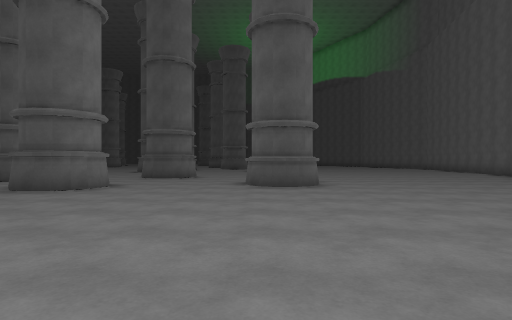
View 1 (above)

22 first-person views from a walk through a 3-D level made in the Unity game engine. The camera is 1.2 m above the floor, looks level and sees 80° across. The floor is counted in squares, 2 m on a side. Each view is taken from the middle of a square. On the plan, view 1 faces up. The plan holds only what a view shows up to about 9 squares ahead; the rest is blank. The place goes on beyond the plan. Surface patterns are stand-ins for the level's own textures.

View 2
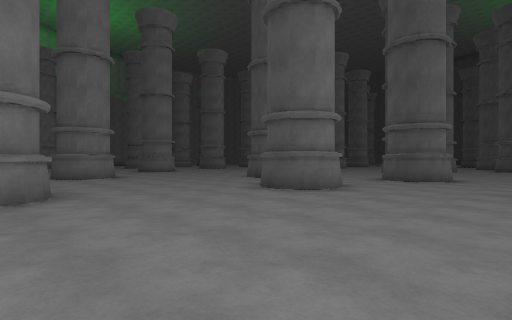

View 3
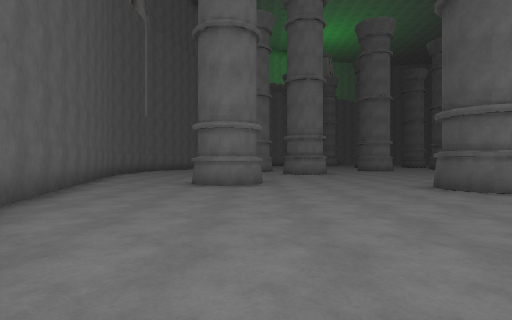

View 4
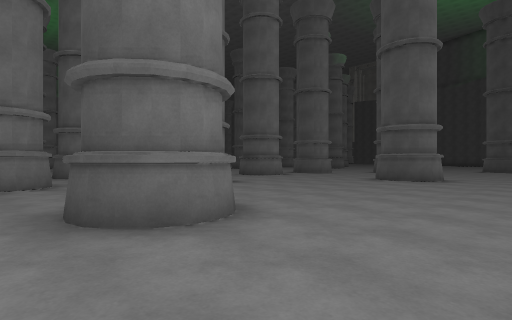

View 5
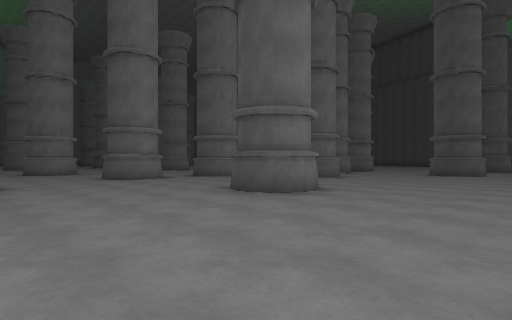

View 6
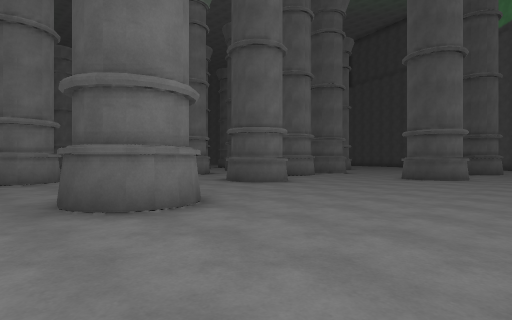

View 7
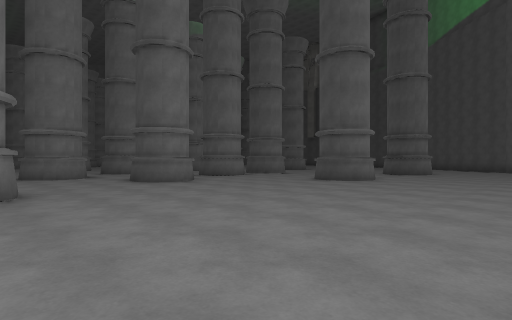

View 8
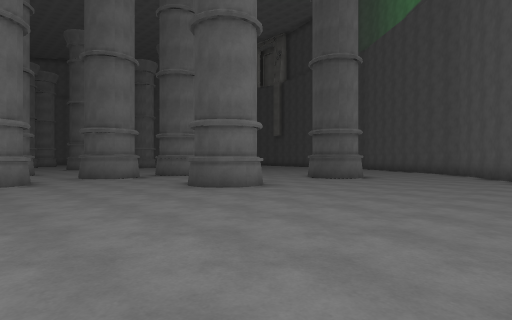

View 9
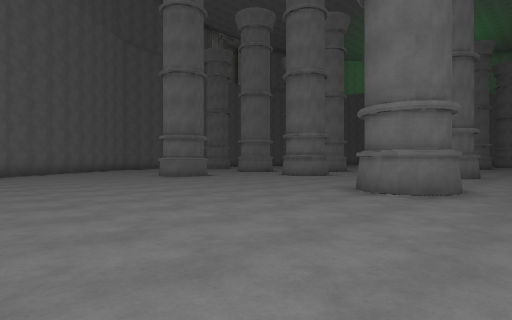

View 10
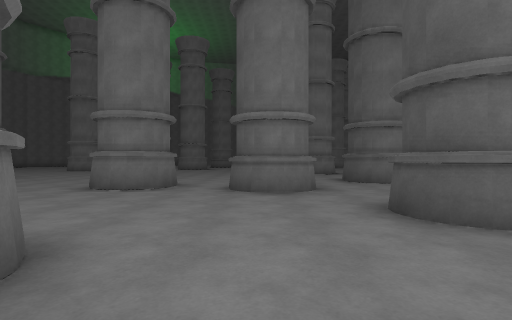

View 11
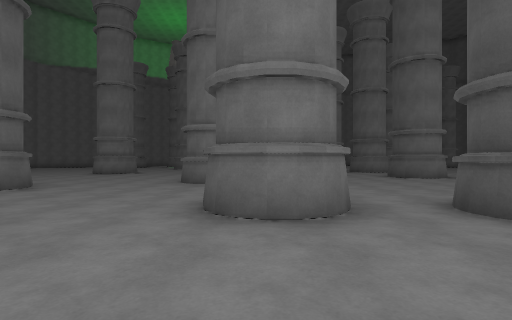

View 12
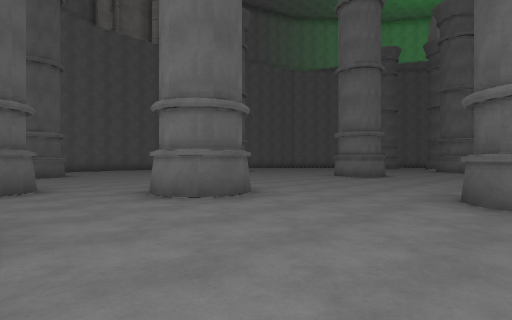

View 13
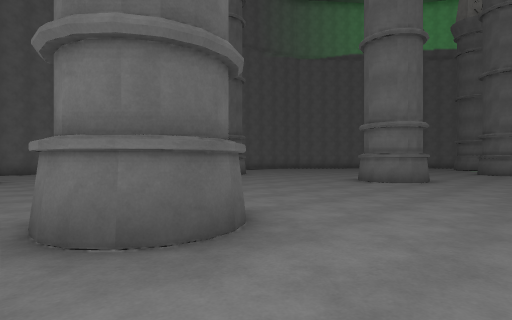

View 14
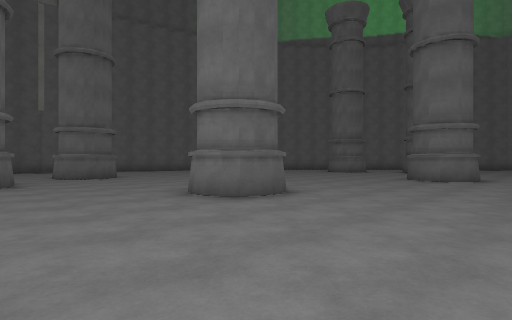

View 15
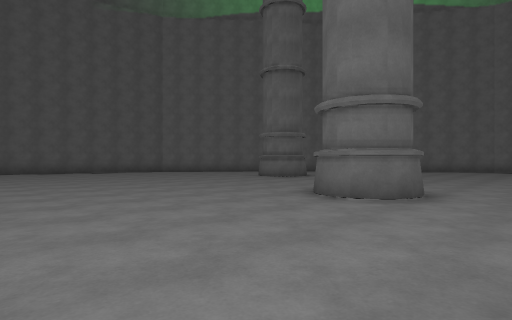

View 16
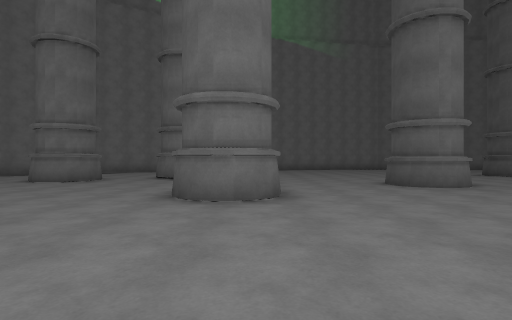

View 17
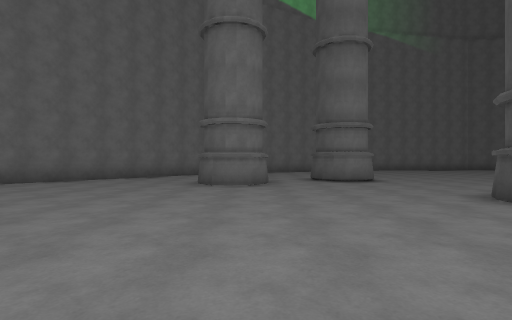

View 18
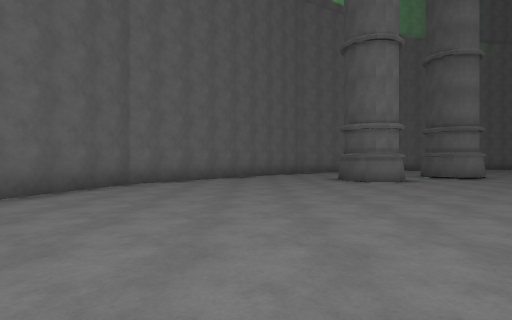

View 19
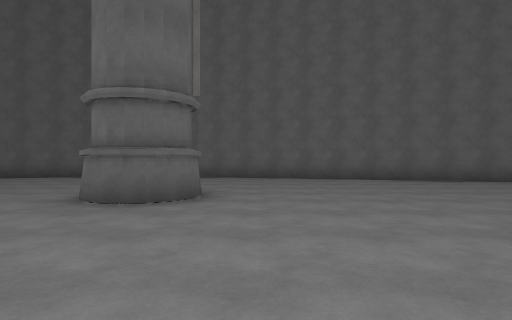

View 20
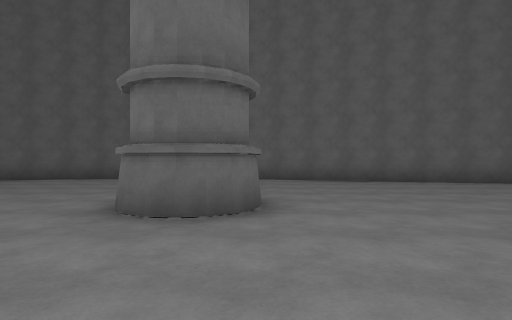

View 21
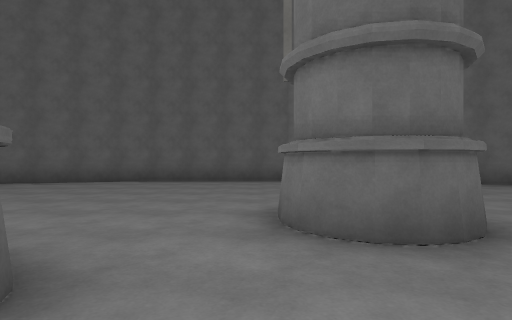

View 22
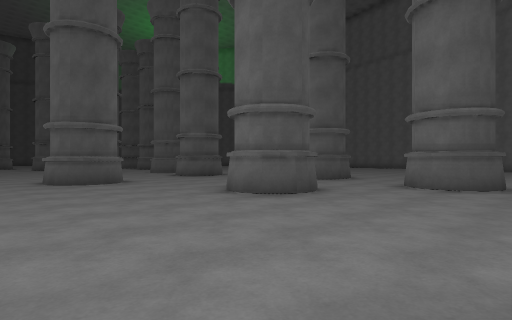

### Floor plan
Points are (right, up) in squares from view 1. A wall is a line through its corners. A room is listed if a view was taken in it or the views show most of it. See-through windows are left out.
Room 1 (views 1, 2, 3, 4, 5, 6, 7, 8, 9, 10, 11, 12)
walls: (1.1, 15) (0.6, 14.9); (0.7, 15) (0.4, 15) (0.1, 15.2); (0.9, 16.7) (1.3, 16.5) (1.5, 16.3); (-2.2, 10.4) (-2.5, 10); (1.4, 8.3) (1.6, 7.8); (-1.2, 19.6) (-1.4, 19.6) (-1.8, 19.7); (-4.5, 16.1) (-4.1, 15.6) (-4.1, 15.1); (-3.9, 17.7) (-4.2, 17.5); (-0.4, 20.7) (-0.7, 19.9); (1.1, 6.9) (0.6, 6.8) (0, 7.1) (-0.2, 7.6); (-0.6, 20.9) (-0.5, 20.6); (-3.8, 18.9) (-3.6, 18.3) (-3.7, 17.9) (-4, 17.5) (-4.6, 17.4); (-0.9, 21.3) (-0.6, 20.9) (-0.6, 20) (-1.3, 19.6); (-3.4, 6.9) (-3.4, 6.4); (-3.8, 5.9) (-4.3, 5.8); (2.6, 24) (2.1, 23.9) (1.7, 24); (3, 25.1) (3, 24.7) (2.9, 24.3); (-5.6, 2.1) (-5.1, 1.6) (-5.1, 0.9) (-5.5, 0.5); (-5.2, 1.7) (-5.1, 1.5); (-4.2, -1.9) (-1.8, -1.2)
ways out: opening at (-5, 17) to room 2; opening at (-4.5, 6.7) to room 2; opening at (-0.7, 21.7); opening at (4.2, 29)
Room 2 (views 13, 14, 15, 16, 17, 18, 19, 20, 21, 22)
walls: (-15.3, 9.4) (-14.8, 9.5) (-14.3, 9.2) (-14, 8.9) (-14, 8.3) (-14.4, 7.9); (-20.5, 11) (-20.4, 10.6); (-10, 13.1) (-10.4, 13.5); (-20.8, 11.3) (-20.4, 10.8) (-20.4, 10.4) (-20.5, 10); (-9.8, 12.9) (-10.1, 13.1) (-10.4, 13.7) (-10.4, 14.1); (-21, 11.1) (-20.6, 10.7); (-21.5, 9.6) (-21.9, 9.9); (-12, 4.1) (-11.9, 4.6) (-11.6, 4.9); (-21.7, 11.3) (-21.2, 11.4); (-8, 9.8) (-7.6, 10.1); (-14.8, 2.7) (-13.8, 2.9) (-13.3, 2.3); (-8.6, 13.8) (-8.7, 13.3); (-14.9, 2.5) (-14.5, 2.8); (-7.6, 8.3) (-7.9, 8.5) (-8.2, 8.8); (-15, 2.3) (-14.8, 2.6); (-7.1, 10.1) (-6.6, 9.8) (-6.4, 9.3); (-6.8, 9.9) (-6.6, 9.7); (-15, 1.7) (-15, 2.1) (-14.9, 2.4); (-22.8, 14.5) (-23.1, 14.3) (-23.6, 14.3); (-22.6, 15.5) (-22.6, 15); (-24.4, 6) (-24.2, 5.6); (-24.2, 5.1) (-24.5, 4.7); (-24.8, 6.3) (-24.5, 6.1) (-24.2, 5.8) (-24.2, 4.9) (-24.8, 4.5); (-5.1, 6.4) (-5.1, 6.9); (-25.6, 9.1) (-25.4, 8.7); (-25.8, 9.4) (-25.4, 9) (-25.4, 8.4); (-4.3, 5.8) (-4.6, 5.9); (-5, 16.2) (-4.5, 16.1); (-6.1, 2.2) (-5.6, 2.1); (-6.2, 20.6) (-6.7, 20.5); (-13.9, -3.8) (-10, -3.7); (-26, 1) (-23.5, -1.1) (-16.6, -3); (-10.1, -3.7) (-4.2, -1.9)
ways out: opening at (-5, 17) to room 1; opening at (-4.5, 6.7) to room 1; opening at (-5, 20)

Where each view was taken, in squares from view 1:
view 1: 0 up, 0 right, facing up
view 2: 1 up, 0 right, facing up-left
view 3: 2 up, 2 right, facing left
view 4: 6 up, 4 right, facing up-left
view 5: 11 up, 5 right, facing up-left
view 6: 14 up, 5 right, facing up-left
view 7: 16 up, 7 right, facing up-left
view 8: 20 up, 8 right, facing up-left
view 9: 18 up, 7 right, facing down-left
view 10: 18 up, 2 right, facing left
view 11: 15 up, 1 left, facing left
view 12: 14 up, 4 left, facing down-left
view 13: 12 up, 6 left, facing down-left
view 14: 13 up, 11 left, facing down-left
view 15: 13 up, 16 left, facing down-left
view 16: 11 up, 16 left, facing left
view 17: 6 up, 17 left, facing left
view 18: 2 up, 16 left, facing left
view 19: 7 up, 16 left, facing down
view 20: 6 up, 15 left, facing down
view 21: 5 up, 13 left, facing down
view 22: 5 up, 12 left, facing up-right
